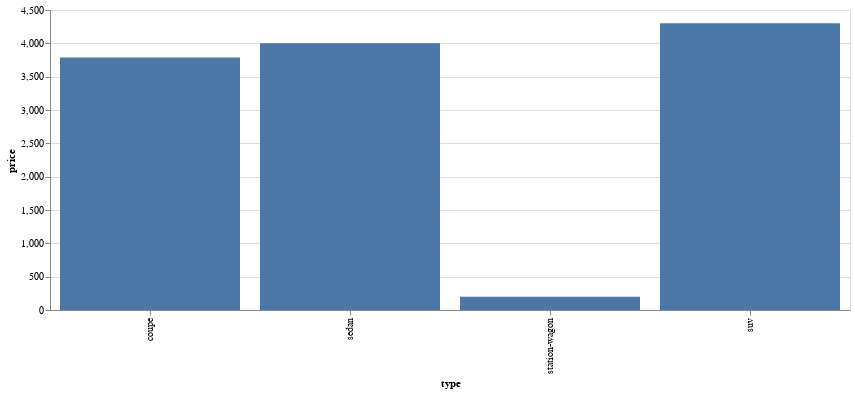

Here is the notebook cell this chart was saved with:
### Code cell
alt.Chart(data).mark_bar().encode(     
   alt.Y('price'),     
   alt.X('type') 
).properties(
    width=800,
    height=300
)

### Figure 1 — Vega-Lite specification as saved in the notebook (floating-point values rounded to 4 significant figures)
{"config": {"view": {"continuousWidth": 400, "continuousHeight": 300}}, "data": {"name": "data-86f19a0ca8660548c937481ba90a4ddd"}, "mark": "bar", "encoding": {"x": {"type": "nominal", "field": "type"}, "y": {"type": "quantitative", "field": "price"}}, "height": 300, "width": 800, "$schema": "https://vega.github.io/schema/vega-lite/v4.8.1.json", "datasets": {"data-86f19a0ca8660548c937481ba90a4ddd": [{"type": "sedan", "price": 4000}, {"type": "suv", "price": 4300}, {"type": "coupe", "price": 3786}, {"type": "station-wagon", "price": 200}]}}
